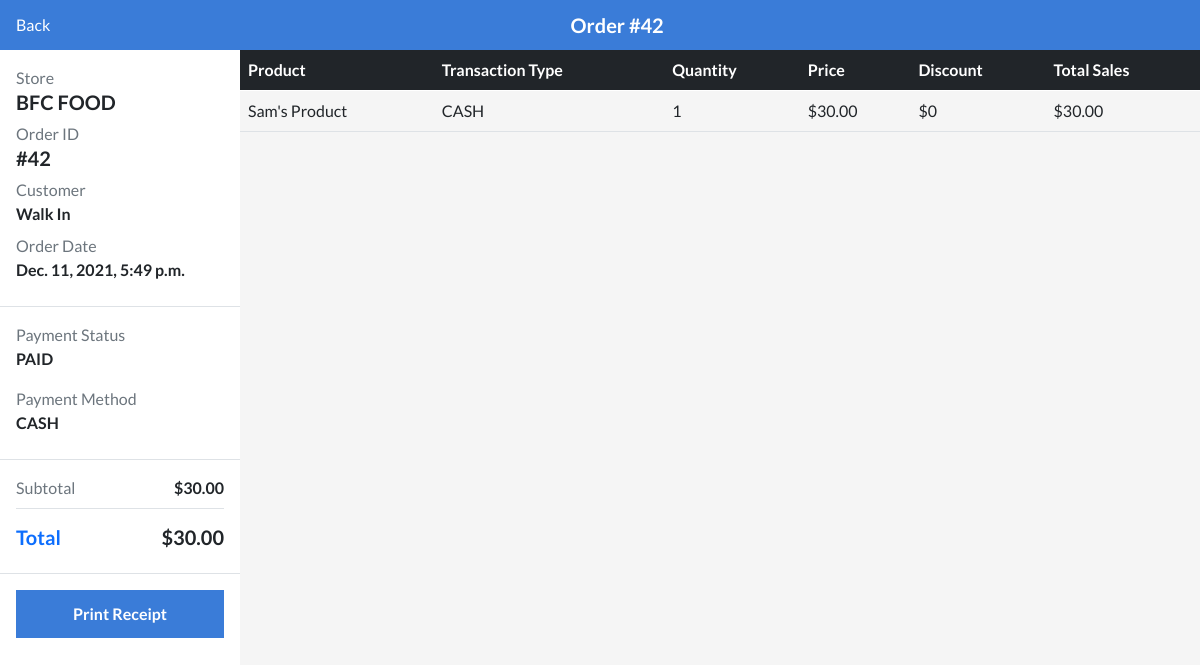
/restaurant/order-details/7/42/, run on the app's committed database.
### restaurant/models.py (models this page shows, shortened)
class RestCheckout(models.Model):
    STATUS_CHOICE = (
        ("PAID", "PAID"),
        ("UNPAID", "UNPAID")
    )
    PAYMENT_CHOICE = (
        ("CASH", "CASH"),
        ("Credit Card", "Credit Card"),
        ("bKash", "bKash"),
        ("Nagad", "Nagad")
    )
    created_at = models.DateTimeField(default=datetime.now)
    updated_at = models.DateTimeField(default=datetime.now)
    shop = models.ForeignKey(Shop, on_delete=models.SET_NULL, null=True)
    items = models.ManyToManyField(CartItems)
    customer = models.ForeignKey(Customer, on_delete=models.SET_NULL, null=True, blank=True)
    discount = models.IntegerField(null=True, blank=True)
    grand_total = models.DecimalField(decimal_places=2, max_digits=10, default=0.00)
    amount_received = models.DecimalField(decimal_places=2, max_digits=10, default=0.00)
    change = models.DecimalField(decimal_places=2, max_digits=10, default=0.00)
    status = models.CharField(max_length=255, null=True, choices=STATUS_CHOICE)
    payment_method = models.CharField(max_length=120, null=True, choices=PAYMENT_CHOICE, default="CASH")
    payment_number = models.CharField(max_length=120, null=True, blank=True)
    class Meta:
        ordering = ["-id"]

class Customer(models.Model):
    added_by = models.ForeignKey(User, on_delete=models.CASCADE, null=True)
    customer_name = models.CharField(max_length=255)
    customer_contact = models.CharField(max_length=255)
    customer_email = models.EmailField(unique=True)
    customer_add = models.TextField()
    created_at = models.DateTimeField(auto_now_add=True, null=True)
    class Meta:
        ordering = ["-id"]

class CartItems(models.Model):
    item = models.ForeignKey(Item, on_delete=models.SET_NULL, null=True)
    quantity = models.IntegerField(null=True, blank=True)
    class Meta:
        ordering = ["-id"]

class Item(models.Model):
    item_name = models.CharField(max_length=255)
    item_price = models.DecimalField(
        decimal_places=2, max_digits=10, default=0.00)
    buying_price = models.DecimalField(
        decimal_places=2, max_digits=10, default=0.00)
    brand = models.ForeignKey(
        Brand, on_delete=models.SET_NULL, null=True, blank=True)
    category = models.ForeignKey(Category, on_delete=models.SET_NULL, null=True)
    vendor = models.ForeignKey(Vendor, on_delete=models.SET_NULL, null=True)
    shop = models.ForeignKey(Shop, on_delete=models.SET_NULL, null=True)
    stock_amount = models.PositiveIntegerField(default=0)
    out_of_stock = models.BooleanField(default=False, null=True, blank=True)
    item_img = models.ImageField(upload_to="images/", null=True)
    product_descriptions = models.TextField(null=True)
    upc = models.IntegerField(null=True, blank=True)
    sku = models.CharField(max_length=255, null=True)
    created_at = models.DateTimeField(null=True, auto_now_add=True)
    class Meta:
        ordering = ['-id']

### SAAS/models.py (models this page shows, shortened)
class Shop(models.Model):
    user = models.OneToOneField(User, on_delete=models.CASCADE)
    shop_name = models.CharField(max_length=255, unique=True)
    shop_logo = models.ImageField(upload_to="images/", null=True)
    is_active = models.BooleanField(default=False, null=True)
    class Meta:
        ordering = ["-id"]

### restaurant/views.py (the view)
# urls.py: path("order-details/<int:shop_id>/<int:id>/", restaurantOrderDetailsView, name="restaurant-order-details"),
def restaurantOrderDetailsView(request, shop_id, id):
    shopId = get_object_or_404(Shop, id=shop_id)
    order_details = get_object_or_404(RestCheckout, shop=shopId, id=id)
    args = {
        "order_details": order_details,
        "shopId": shopId,
    }
    return render(request, "restaurant/orderDetails.html", args)

### restaurant/templates/restaurant/orderDetails.html (shortened to what this page needs)
{% extends "restaurant/base.html" %}
{% load static %}
{% block content %}
<link rel="stylesheet" href="{% static 'css/restaurant/orderDetails.css' %}" />
<section id="restaurant__orderDetailContent">
    <div id="restaurant__orderDetailsHeader" class="d-flex justify-content-between align-items-center px-3">
        <section>
            <a href="{% url 'restaurant-all-payments' shopId.id %}" class="text-white">
                 Back
            </a>
        </section>
        <section class="restaurant__allOrdersHeaderTitle">
            <h5 class="text-white fw-bold">Order #{{ order_details.id }}</h5>
        </section>
    </div>
    <div class="d-flex">
        <div class="restaurant__orderDetailsLeftSection w-25 bg-white">
            <section class="border-bottom border-1 py-3 border-muted px-3">
                <div>
                    <p class="text-muted">Store</p>
                    <h5 class="fw-bold">{{ shopId.shop_name }}</h5>
                </div>
                <div>
                    <p class="text-muted">Order ID</p>
                    <h5 class="fw-bold">#{{ order_details.id }}</h5>
                </div>
                <div>
                    <p class="text-muted">Customer</p>
                    <p class="fw-bold">{{ order_details.customer.customer_name }}</p>
                </div>
                <div>
                    <p class="text-muted">Order Date</p>
                    <p class="fw-bold">{{ order_details.created_at }}</p>
                </div>
            </section>
            <section class="border-bottom border-1 py-3 border-muted px-3">
                <div class="d-flex justify-content-between align-items-center">
                    <section>
                        <p class="text-muted">Payment Status</p>
                        <p class="fw-bold">{% if order_details.status %}PAID{% else %}UNPAID{% endif %}</p>
                    </section>
                </div>
                <div>
                    <p class="text-muted">Payment Method</p>
                    <p class="fw-bold">{{ order_details.payment_method }}</p>
                </div>
            </section>
            <section class="border-bottom border-1 py-3 border-muted px-3">
                <div>
                    <section class="d-flex justify-content-between align-items-center">
                        <p class="text-muted">Subtotal</p>
                        <p class="fw-bold">${{ order_details.grand_total }}</p>
                    </section>
                    <section class="d-flex justify-content-between align-items-center border-top border-muted border-1 pt-3">
                        <h5 class="fw-bold text-primary">Total</h5>
                        <h5 class="fw-bold">${{ order_details.grand_total }}</h5>
                    </section>
                </div>
            </section>
            <section class="restaurant__orderPrintBtn d-flex justify-content-center px-3 pt-3">
                <a href="{% url 'restaurant-receipt' shopId.id order_details.id %}" class="w-100">
                    <button class="fw-bold">Print Receipt</button>
                </a>
            </section>
        </div>
        <div class="restaurant__orderDetaislRightSection w-100">
            <section class="d-flex flex-column justify-content-between h-100">
                <div>
                    <section class="table-responsive h-100">
                        <table class="table">
                            <thead class="table-dark restaurant__orderDetailsTableHeader">
                            <tr>
                                <th scope="col" colspan="2">Product</th>
                                <th scope="col">Transaction Type</th>
                                <th scope="col">Quantity</th>
                                <th scope="col">Price</th>
                                <th scope="col">Discount</th>
                                <th scope="col">Total Sales</th>
                            </tr>
                            </thead>
                            <tbody class="restaurant__orderDetailsTableBody">
                                {% for order in order_details.items.all %}
                                <tr>
                                    <td colspan="2">{{ order.item.item_name }}</td>
                                    <td>{{ order_details.payment_method }}</td>
                                    <td>{{ order.quantity }}</td>
                                    <td>${{order.item.item_price }}</td>
                                    <td>${{ order_details.discount }}</td>
                                    <td>${{ order_details.grand_total }}</td>
                                </tr>
                                {% endfor %}
                            </tbody>
                        </table>
                    </section>
                </div>
            </section>
        </div>
    </div>
</section>
{% endblock %}

### static/css/restaurant/base.css (style rules this page uses)
*, *::before, *::after { box-sizing: border-box; list-style: none !important; text-decoration: none !important; font-family: 'Lato', sans-serif; }
:root { --background-primary: #f5f5f5; --blue-primary: #3a7cd8; --blue-second-primary: #CAE8F4; --dark-primary: #111; --green-primary: #4EC274; --dark-blue-primary: #434C55; --white-primary: #fff; --blue-third-primary: #bfdeff; --green-primary: #198E6C; }
body { background-color: var(--background-primary); }

### static/css/restaurant/orderDetails.css (style rules this page uses)
#restaurant__orderDetailContent { overflow: hidden !important; }
#restaurant__orderDetailsHeader { background-color: var(--blue-primary); padding-top: 0.8rem; padding-bottom: 0.8rem; }
.restaurant__allOrdersHeaderTitle > h5 { margin-block-start: 0 !important; margin-block-end: 0 !important; }
.restaurant__orderDetailsLeftSection { height: 100vh; }
.restaurant__orderDetailsLeftSection > section > div > p, .restaurant__orderDetailsLeftSection > section > div > h5, .restaurant__orderDetailsLeftSection > section > div > section > p, .restaurant__orderDetailsLeftSection > section > div > section > h5 { margin-block-start: 0 !important; margin-block-end: 0 !important; }
.restaurant__orderDetailsLeftSection > section > div, .restaurant__orderDetailsLeftSection > section > div > section { margin-bottom: 0.5rem; }
.restaurant__orderDetaislRightSection > section > div { height: 100vh; padding-bottom: 2.5rem; }
.restaurant__orderDetailsTableHeader { position: sticky; position: -webkit-sticky; top: 0; left: 0; }
.restaurant__orderDetailsTableBody { overflow-y: auto; }
.restaurant__orderPrintBtn > a > button { width: 100%; height: 100%; padding: 10px 25px; border: 2px solid var(--blue-primary); font-weight: 500; background: transparent; cursor: pointer; background: var(--blue-primary); color: var(--white-primary); z-index: 1; transition: all 0.3s ease; position: relative; display: inline-block; }
.restaurant__orderPrintBtn > a > button::after { position: absolute; content: ""; width: 0; height: 100%; top: 0; right: 0; z-index: -1; background: var(--background-primary); transition: all 0.3s ease; }

### data on the page
RestCheckout: id "42", customer.customer_name "Walk In", created_at "Dec. 11, 2021, 5:49 p.m.", payment_method "CASH", grand_total "30.00", discount "0"
Shop: shop_name "BFC FOOD"
CartItems: item.item_name "Sam's Product", quantity "1", item.item_price "30.00"
